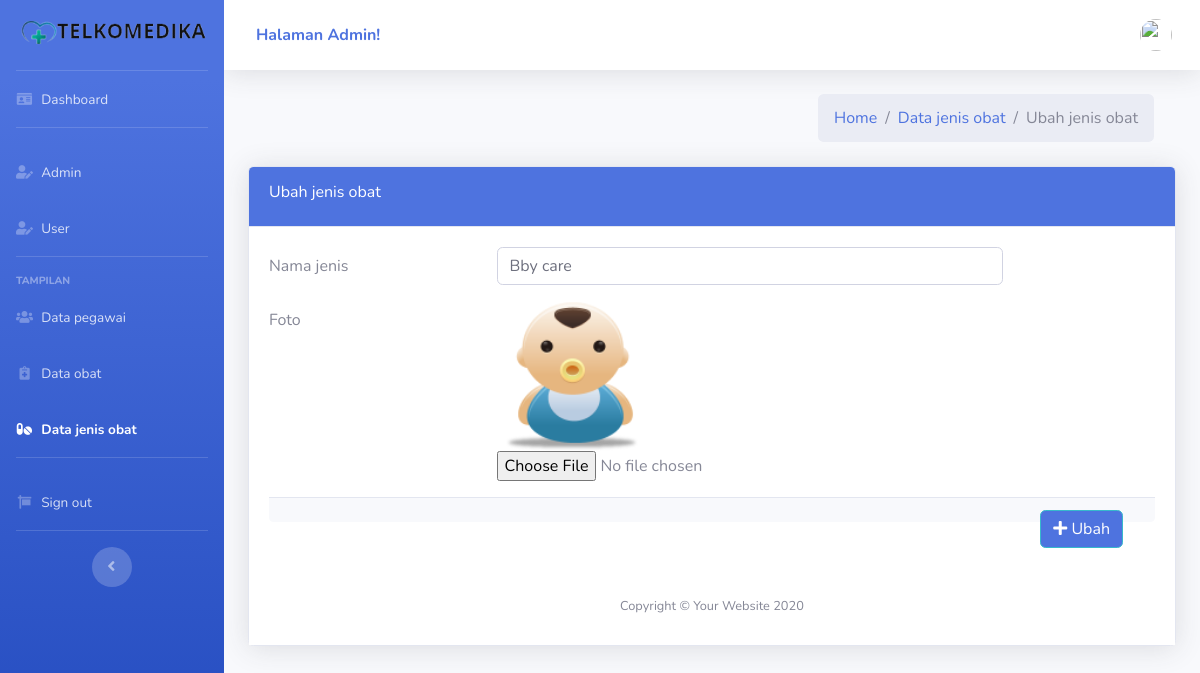
The app's page /admin/ubah_jenis.php?id_jenis=12 (signed in) with its own data.
### tables this page shows
CREATE TABLE `jenis_obat` (
  `id_jenis` int(11) NOT NULL,
  `nama_jenisobat` varchar(100) NOT NULL,
  `foto` varchar(100) NOT NULL
);

### admin/functions.php (called while the page is built, shortened)
<?php
$conn = mysqli_connect("localhost", "root", "", "telkomedika");
function query($query) {
    global $conn;
    $result = mysqli_query($conn, $query);
    $rows = [];
    while( $row = mysqli_fetch_assoc($result) ) {
        $rows[] = $row;
    }
    return $rows;
}
?>

### admin/ubah_jenis.php (the view, shortened to what this page needs)
<?php
require 'functions.php';
$idjenis = $_GET["id_jenis"];
$jenisobat = query("SELECT * FROM jenis_obat WHERE id_jenis = $idjenis")[0];
?>
<!DOCTYPE html>
<html lang="en">
<head>
    <link href="vendor/fontawesome-free/css/all.min.css" rel="stylesheet" type="text/css">
    <link href="css/sb-admin-2.min.css" rel="stylesheet">
</head>
<body id="page-top">
    <div id="wrapper">
        <ul class="navbar-nav bg-gradient-primary sidebar sidebar-dark accordion" id="accordionSidebar">
            <a class="sidebar-brand d-flex align-items-center justify-content-center" href="index.php">
                <div class="sidebar-brand-icon">
                <img class="sidebar-card-illustration mb-2" src="img/logotrans.png" alt="" style="width: 200px;">
                </div>
            </a>
            <hr class="sidebar-divider my-0">
            <li class="nav-item">
                <a class="nav-link" href="index.php">
                    <i class="fas fa-fw fa-id-card"></i>
                    <span> Dashboard</span></a>
            </li>
            <hr class="sidebar-divider">
            <li class="nav-item">
                <a class="nav-link" href="admin.php">
                    <i class="fas fa-fw fa-user-edit"></i>
                    <span>Admin</span></a>
            </li>
            <li class="nav-item">
                <a class="nav-link" href="user.php">
                    <i class="fas fa-fw fa-user-edit"></i>
                    <span>User</span></a>
            </li>
             <hr class="sidebar-divider">
            <div class="sidebar-heading">
                Tampilan
            </div>
            <li class="nav-item">
                <a class="nav-link" href="pegawai.php">
                    <i class="fas fa-fw fa-users"></i>
                        <span>Data pegawai</span></a>
            </li>
            <li class="nav-item">
                <a class="nav-link" href="dataobat.php">
                    <i class="fas fa-fw fa-notes-medical"></i>
                        <span>Data obat</span></a>
            </li>
            <li class="nav-item active">
                <a class="nav-link" href="jenisobat.php">
                    <i class="fas fa-fw fa-pills"></i>
                        <span>Data jenis obat</span></a>
            </li>
            <hr class="sidebar-divider">
            <li class="nav-item">
                <a class="nav-link" href="logout.php" data-toggle="modal" data-target="#logoutModal">
                    <i class="fas fa-fw fa-sign"></i>
                    <span>Sign out</span></a>
            </li>
            <hr class="sidebar-divider d-none d-md-block">
            <div class="text-center d-none d-md-inline">
                <button class="rounded-circle border-0" id="sidebarToggle"></button>
            </div>
        </ul>
        <div id="content-wrapper" class="d-flex flex-column">
            <div id="content">
                <nav class="navbar navbar-expand navbar-light bg-white topbar mb-4 static-top shadow" style="background: blue;">
                    <form
                        class="d-none d-sm-inline-block form-inline mr-auto ml-md-3 my-2 my-md-0 mw-100 navbar-search">
                        <div class="input-group" >
                        <a href="admin.php" class="logo me-auto"><strong> Halaman Admin!</strong></a>
                        </div>
                    </form>
                    <ul class="navbar-nav ml-auto">
                        <li class="nav-item dropdown no-arrow">
                            <a class="nav-link dropdown-toggle" href="#" id="userDropdown" role="button"
                                data-toggle="dropdown" aria-haspopup="true" aria-expanded="false">
                                <img class="img-profile rounded-circle"
                                    src="img/upload/<?php echo $foto; ?>">
                            </a>
                        </li>
                    </ul>
                </nav>
    <section class="content-header">
      <div class="container-fluid">
        <div class="row mb-2" style="margin: 10px;">
          <div class="col-sm-6"></div>
          <div class="col-sm-6">
            <ol class="breadcrumb float-sm-right">
              <li class="breadcrumb-item"><a href="index.php">Home</a></li>
              <li class="breadcrumb-item"><a href="pegawai.php">Data jenis obat</a></li>
              <li class="breadcrumb-item active">Ubah jenis obat</li>
            </ol>
          </div>
        </div>
      </div>
    </section>
    <div class="container-fluid"
    <section class="content">
     <form class="form-horizontal" method="post" action="" enctype="multipart/form-data">
     <div class="card shadow mb-4">
    <div class="card-header py-3" style="background: #4e73df;" style="margin-top: 5px;">
        <h6 style="color: white;">Ubah jenis obat</h6>
    </div>
               <div class="card-body">
				<div class="form-group row">
					<label for="nama" class="col-sm-3 col-form-label">Nama jenis</label>
					<div class="col-sm-7">
						<input type="text" class="form-control" name="nama_jenisobat" id="nama" value="<?= $jenisobat["nama_jenisobat"] ?>">
					</div>
				</div>
				<div class="form-group row">
                    <label for="foto" class="col-sm-3 col-form-label">Foto </label>
                    <div class="col-sm-7">
                    <img src="img/upload/<?= $jenisobat['foto']; ?>" style="width: 150px;">
                    <br>
                    <input type="file" name="foto" id="foto" value="">
                    </div>
	             </div>
            <div class="card-footer">
					<div class="col-sm-12">
						<button type="submit" class="btn btn-info float-right" name="submit" style="background: #4e73df ;">
							<i class="fas fa-plus"></i>
							Ubah
						</button>
					</div>
				</div>
		</form>
    </div>
            <footer class="sticky-footer bg-white">
                <div class="container my-auto">
                    <div class="copyright text-center my-auto">
                        <span>Copyright &copy; Your Website 2020</span>
                    </div>
                </div>
            </footer>
        </div>
    </div>
</body>
</html>

### records on screen
jenis_obat: nama_jenisobat "Bby care", foto (picture)
